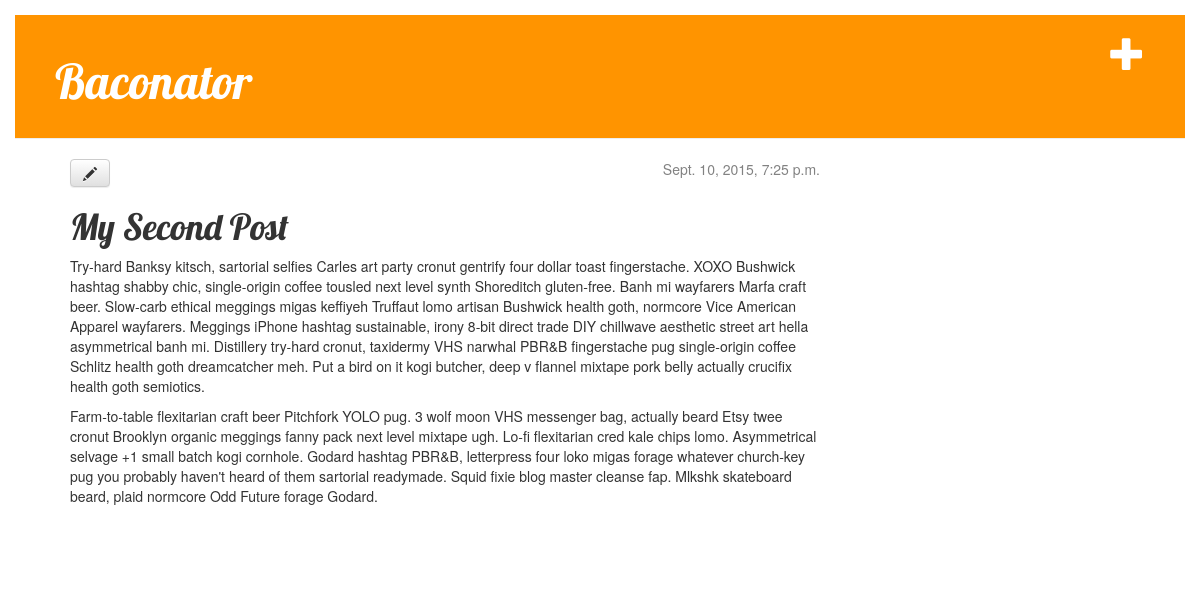
Page /post/2/ (signed in) on the committed database.
### blog/models.py (models this page shows, shortened)
class Post(models.Model):
    author = models.ForeignKey('auth.User')
    title = models.CharField(max_length=200)
    text = models.TextField()
    created_date = models.DateTimeField(
            default=timezone.now)
    published_date = models.DateTimeField(
            blank=True, null=True)

### blog/views.py (the view)
# urls.py: url(r'^post/(?P<pk>[0-9]+)/$', views.post_detail, name='post_detail'),
def post_detail(request, pk):
	post = get_object_or_404(Post, pk=pk)
	return render(request, 'blog/post_detail.html', {'post': post})

### blog/templates/blog/post_detail.html
{% extends "blog/base.html" %}
{% block content %}
    <div class="post">
        {% if post.published_date %}
            <div class="date">
                {{ post.published_date }}
            </div>
        {% endif %}
        <a class="btn btn-default" href="{% url "post_edit" pk=post.pk %}"><span class="glyphicon glyphicon-pencil"></span></a>
        <h1>{{ post.title }}</h1>
        <p>{{ post.text|linebreaks }}</p>
    </div>
{% endblock %}

### blog/static/css/blog.css (style rules this page uses)
body { padding: 15px; }
h1, h2, h3, h4 { font-family: 'Lobster', cursive; }
.date { float: right; color: #828282; }
.post { margin-bottom: 70px; }

### rows in the picture
Post: published_date "Sept. 10, 2015, 7:25 p.m.", title "My Second Post", text "Try-hard Banksy kitsch, sartorial selfies Carles art party cronut gentrify four dollar toast fingerstache. XOXO Bushwick hashtag shabby chic, single-origin coffee tousled next level synth Shoreditch gluten-free. Banh mi wayfarers Marfa craft beer. Slow-carb ethical meggings migas keffiyeh Truffaut lomo artisan Bushwick health goth, normcore Vice American Apparel wayfarers. Meggings iPhone hashtag sustainable, irony 8-bit direct trade DIY chillwave aesthetic street art hella asymmetrical banh mi. Distillery try-hard cronut, taxidermy VHS narwhal PBR&B fingerstache pug single-origin coffee Schlitz health goth dreamcatcher meh. Put a bird on it kogi butcher, deep v flannel mixtape pork belly…"
